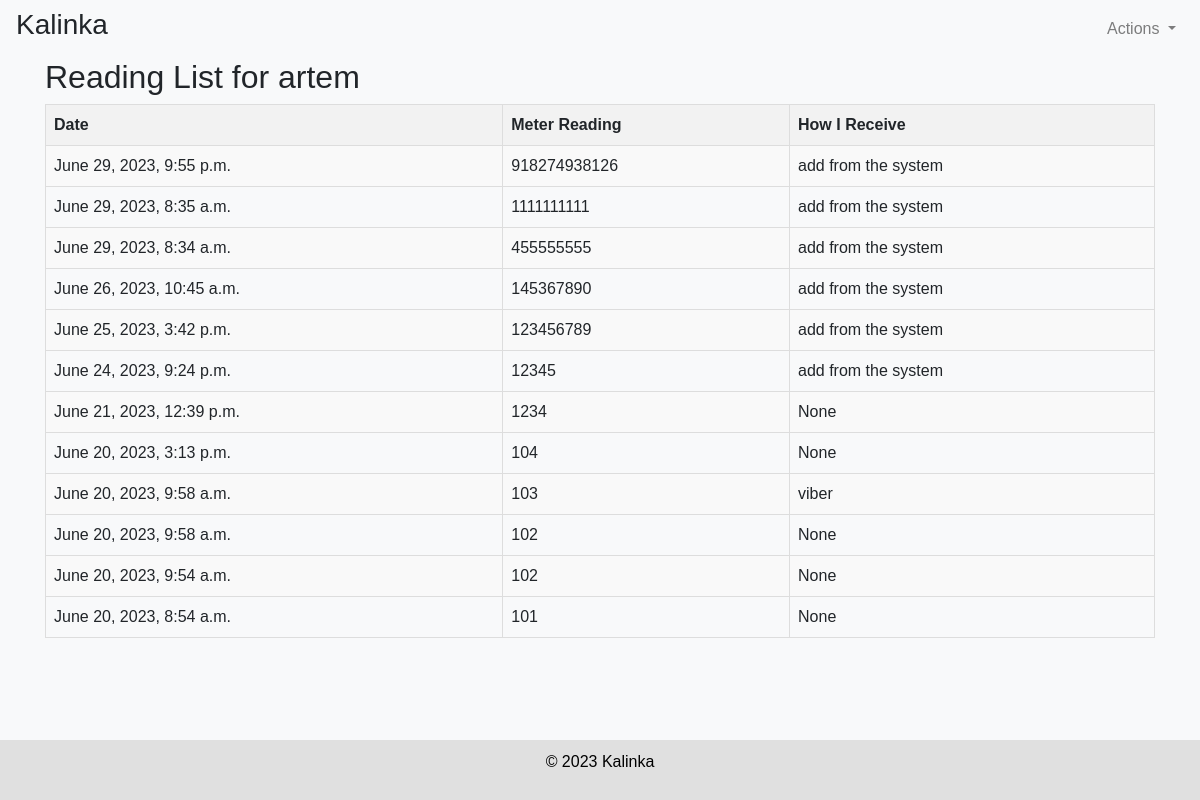
/reading_list/artem/ (signed in), run on the app's committed database.
### vebschet/models.py (models this page shows, shortened)
class MeterReading(models.Model):
    objects = None
    user = models.ForeignKey(User, on_delete=models.CASCADE)
    reading = models.PositiveIntegerField()
    date = models.DateTimeField(auto_now_add=True)
    counter = models.ForeignKey('vebschet.UserProfile', null=True, blank=True, on_delete=models.SET_NULL)
    howireceive = models.CharField(max_length=255, null=True, blank=True)

### vebschet/views.py (the view)
# urls.py: path('reading_list/<str:username>/', vebschet_views.reading_list, name='reading_list'),
@login_required
def reading_list(request, username):
    get_user_profile(request, username)
    meter_readings = get_meter_readings(request)
    return render(request, 'vebschet/reading_list.html', {'meter_readings': meter_readings, 'username': username})

### vebschet/utils.py (called while the page is built)
@login_required
def get_user_profile(request, username):
    if username != request.user.username:
        return redirect('profile', username=request.user.username)
    return request.user.userprofile

@login_required
def get_meter_readings(request):
    return request.user.meterreading_set.order_by('-date')

### vebschet/templates/vebschet/reading_list.html (shortened to what this page needs)
{% extends "base_generic.html" %}
{% block content %}
<head>
</head>
<body>
    <h2>Reading List for {{ username }}</h2>
    <table>
        <tr>
            <th>Date</th>
            <th>Meter Reading</th>
            <th>How I Receive</th>
        </tr>
        {% for reading in meter_readings %}
        <tr>
            <td>{{ reading.date }}</td>
            <td>{{ reading.reading }}</td>
            <td>{{ reading.howireceive }}</td>
        </tr>
        {% endfor %}
    </table>
</body>
{% endblock content %}

### vebschet/templates/vebschet/base_generic.html (style rules this page uses)
body { background-color: #f8f9fa; font-family: Arial, sans-serif; }

### vebschet/templates/vebschet/reading_list.html (style rules this page uses)
table { border-collapse: collapse; width: 100%; }
th, td { border: 1px solid #ddd; padding: 8px; text-align: left; }
th { background-color: #f2f2f2; }
tr:nth-child(even) { background-color: #f9f9f9; }

### data on the page
MeterReading: date "June 29, 2023, 9:55 p.m.", reading "918274938126", howireceive "add from the system"
MeterReading: date "June 29, 2023, 8:35 a.m.", reading "1111111111", howireceive "add from the system"
MeterReading: date "June 29, 2023, 8:34 a.m.", reading "455555555", howireceive "add from the system"
MeterReading: date "June 26, 2023, 10:45 a.m.", reading "145367890", howireceive "add from the system"
MeterReading: date "June 25, 2023, 3:42 p.m.", reading "123456789", howireceive "add from the system"
MeterReading: date "June 24, 2023, 9:24 p.m.", reading "12345", howireceive "add from the system"
MeterReading: date "June 21, 2023, 12:39 p.m.", reading "1234", howireceive "None"
MeterReading: date "June 20, 2023, 3:13 p.m.", reading "104", howireceive "None"
MeterReading: date "June 20, 2023, 9:58 a.m.", reading "103", howireceive "viber"
MeterReading: date "June 20, 2023, 9:58 a.m.", reading "102", howireceive "None"
MeterReading: date "June 20, 2023, 9:54 a.m.", reading "102", howireceive "None"
MeterReading: date "June 20, 2023, 8:54 a.m.", reading "101", howireceive "None"

### other printed values
{{ username }} "artem"
